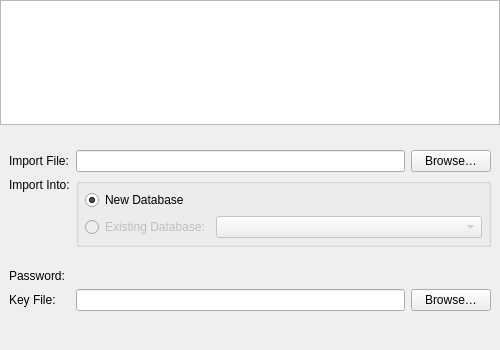
<?xml version="1.0" encoding="UTF-8"?>
<ui version="4.0">
 <class>ImportWizardPageSelect</class>
 <widget class="QWizardPage" name="ImportWizardPageSelect">
  <property name="geometry">
   <rect>
    <x>0</x>
    <y>0</y>
    <width>500</width>
    <height>350</height>
   </rect>
  </property>
  <property name="windowTitle">
   <string>Form</string>
  </property>
  <property name="title">
   <string>Import File Selection</string>
  </property>
  <layout class="QVBoxLayout" name="verticalLayout_2">
   <property name="leftMargin">
    <number>0</number>
   </property>
   <property name="topMargin">
    <number>0</number>
   </property>
   <property name="rightMargin">
    <number>0</number>
   </property>
   <property name="bottomMargin">
    <number>0</number>
   </property>
   <item>
    <widget class="QListWidget" name="importTypeList">
     <property name="sizePolicy">
      <sizepolicy hsizetype="MinimumExpanding" vsizetype="Expanding">
       <horstretch>0</horstretch>
       <verstretch>0</verstretch>
      </sizepolicy>
     </property>
     <property name="minimumSize">
      <size>
       <width>500</width>
       <height>125</height>
      </size>
     </property>
     <property name="sizeAdjustPolicy">
      <enum>QAbstractScrollArea::AdjustToContents</enum>
     </property>
     <property name="editTriggers">
      <set>QAbstractItemView::NoEditTriggers</set>
     </property>
     <property name="tabKeyNavigation">
      <bool>true</bool>
     </property>
     <property name="selectionBehavior">
      <enum>QAbstractItemView::SelectRows</enum>
     </property>
     <property name="textElideMode">
      <enum>Qt::ElideNone</enum>
     </property>
    </widget>
   </item>
   <item>
    <spacer name="verticalSpacer">
     <property name="orientation">
      <enum>Qt::Vertical</enum>
     </property>
     <property name="sizeType">
      <enum>QSizePolicy::Fixed</enum>
     </property>
     <property name="sizeHint" stdset="0">
      <size>
       <width>20</width>
       <height>10</height>
      </size>
     </property>
    </spacer>
   </item>
   <item>
    <widget class="QWidget" name="widget" native="true">
     <property name="sizePolicy">
      <sizepolicy hsizetype="MinimumExpanding" vsizetype="Preferred">
       <horstretch>0</horstretch>
       <verstretch>0</verstretch>
      </sizepolicy>
     </property>
     <property name="minimumSize">
      <size>
       <width>400</width>
       <height>0</height>
      </size>
     </property>
     <layout class="QFormLayout" name="formLayout_2">
      <item row="4" column="1">
       <widget class="PasswordWidget" name="passwordEdit" native="true"/>
      </item>
      <item row="4" column="0">
       <widget class="QLabel" name="passwordLabel">
        <property name="text">
         <string>Password:</string>
        </property>
       </widget>
      </item>
      <item row="5" column="0">
       <widget class="QLabel" name="keyFileLabel">
        <property name="text">
         <string>Key File:</string>
        </property>
       </widget>
      </item>
      <item row="5" column="1">
       <layout class="QHBoxLayout" name="horizontalLayout_2">
        <item>
         <widget class="QLineEdit" name="keyFileEdit"/>
        </item>
        <item>
         <widget class="QPushButton" name="keyFileButton">
          <property name="text">
           <string>Browse…</string>
          </property>
         </widget>
        </item>
       </layout>
      </item>
      <item row="1" column="0">
       <widget class="QLabel" name="importIntoLabel">
        <property name="text">
         <string>Import Into:</string>
        </property>
        <property name="alignment">
         <set>Qt::AlignLeading|Qt::AlignLeft|Qt::AlignTop</set>
        </property>
       </widget>
      </item>
      <item row="1" column="1">
       <widget class="QGroupBox" name="importIntoGroupBox">
        <property name="title">
         <string/>
        </property>
        <layout class="QVBoxLayout" name="verticalLayout">
         <property name="leftMargin">
          <number>6</number>
         </property>
         <property name="topMargin">
          <number>6</number>
         </property>
         <property name="rightMargin">
          <number>6</number>
         </property>
         <property name="bottomMargin">
          <number>6</number>
         </property>
         <item>
          <widget class="QRadioButton" name="newDatabaseRadio">
           <property name="text">
            <string>New Database</string>
           </property>
           <property name="checked">
            <bool>true</bool>
           </property>
          </widget>
         </item>
         <item>
          <layout class="QHBoxLayout" name="horizontalLayout_3" stretch="0,1">
           <item>
            <widget class="QRadioButton" name="existingDatabaseRadio">
             <property name="enabled">
              <bool>false</bool>
             </property>
             <property name="toolTip">
              <string>No unlocked databases available</string>
             </property>
             <property name="text">
              <string>Existing Database:</string>
             </property>
            </widget>
           </item>
           <item>
            <widget class="QComboBox" name="existingDatabaseChoice">
             <property name="enabled">
              <bool>false</bool>
             </property>
             <property name="placeholderText">
              <string>Select…</string>
             </property>
            </widget>
           </item>
          </layout>
         </item>
        </layout>
       </widget>
      </item>
      <item row="2" column="1">
       <spacer name="verticalSpacer_3">
        <property name="orientation">
         <enum>Qt::Vertical</enum>
        </property>
        <property name="sizeType">
         <enum>QSizePolicy::Fixed</enum>
        </property>
        <property name="sizeHint" stdset="0">
         <size>
          <width>20</width>
          <height>10</height>
         </size>
        </property>
       </spacer>
      </item>
      <item row="0" column="0">
       <widget class="QLabel" name="importFileLabel">
        <property name="text">
         <string>Import File:</string>
        </property>
       </widget>
      </item>
      <item row="0" column="1">
       <layout class="QHBoxLayout" name="horizontalLayout">
        <item>
         <widget class="QLineEdit" name="importFileEdit"/>
        </item>
        <item>
         <widget class="QPushButton" name="importFileButton">
          <property name="text">
           <string>Browse…</string>
          </property>
         </widget>
        </item>
       </layout>
      </item>
     </layout>
    </widget>
   </item>
   <item>
    <spacer name="verticalSpacer_2">
     <property name="orientation">
      <enum>Qt::Vertical</enum>
     </property>
     <property name="sizeHint" stdset="0">
      <size>
       <width>20</width>
       <height>40</height>
      </size>
     </property>
    </spacer>
   </item>
  </layout>
 </widget>
 <customwidgets>
  <customwidget>
   <class>PasswordWidget</class>
   <extends>QWidget</extends>
   <header>gui/PasswordWidget.h</header>
   <container>1</container>
  </customwidget>
 </customwidgets>
 <resources/>
 <connections/>
</ui>
